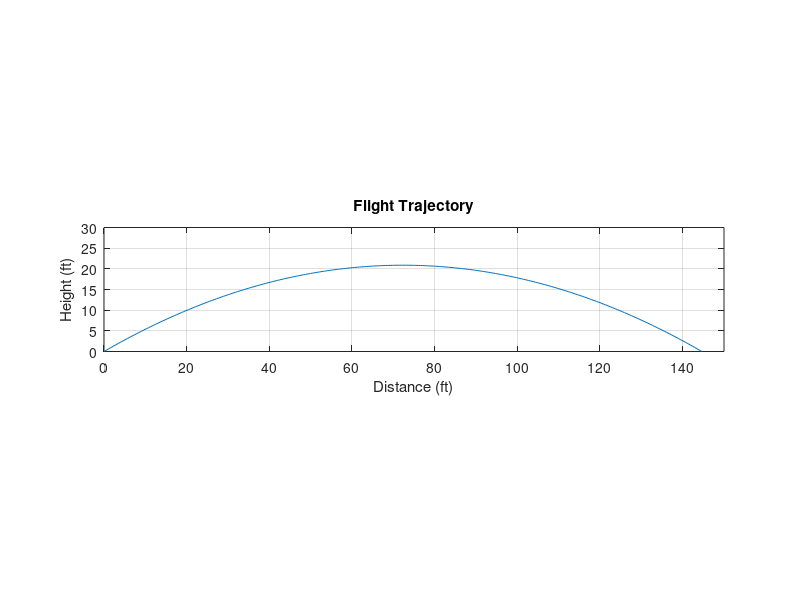

Here is the MATLAB script that generated this plot:
% Flight trajectory computation
%
% Initial values
g = 32.2;
v = 50 * 5280/3600;
theta = 30 * pi/180;
% gravity, ft/s^2
% launch velocity, ft/s
% launch angle, radians
% Compute and display results
disp('time of flight (s):')
% label for time of flight
tg = 2 * v * sin(theta)/g
% time to return to ground, s
disp('distance traveled (ft):') % label for distance
xg = v * cos(theta) * tg
% distance traveled
% Compute and plot flight trajectory
t = linspace(0,tg,256);
x = v * cos(theta) * t;
y = v * sin(theta) * t - g/2 * t.^2;
plot(x,y), axis equal, axis([ 0 150 0 30 ]), grid, ...
xlabel('Distance (ft)'), ylabel('Height (ft)'), title('Flight Trajectory')
